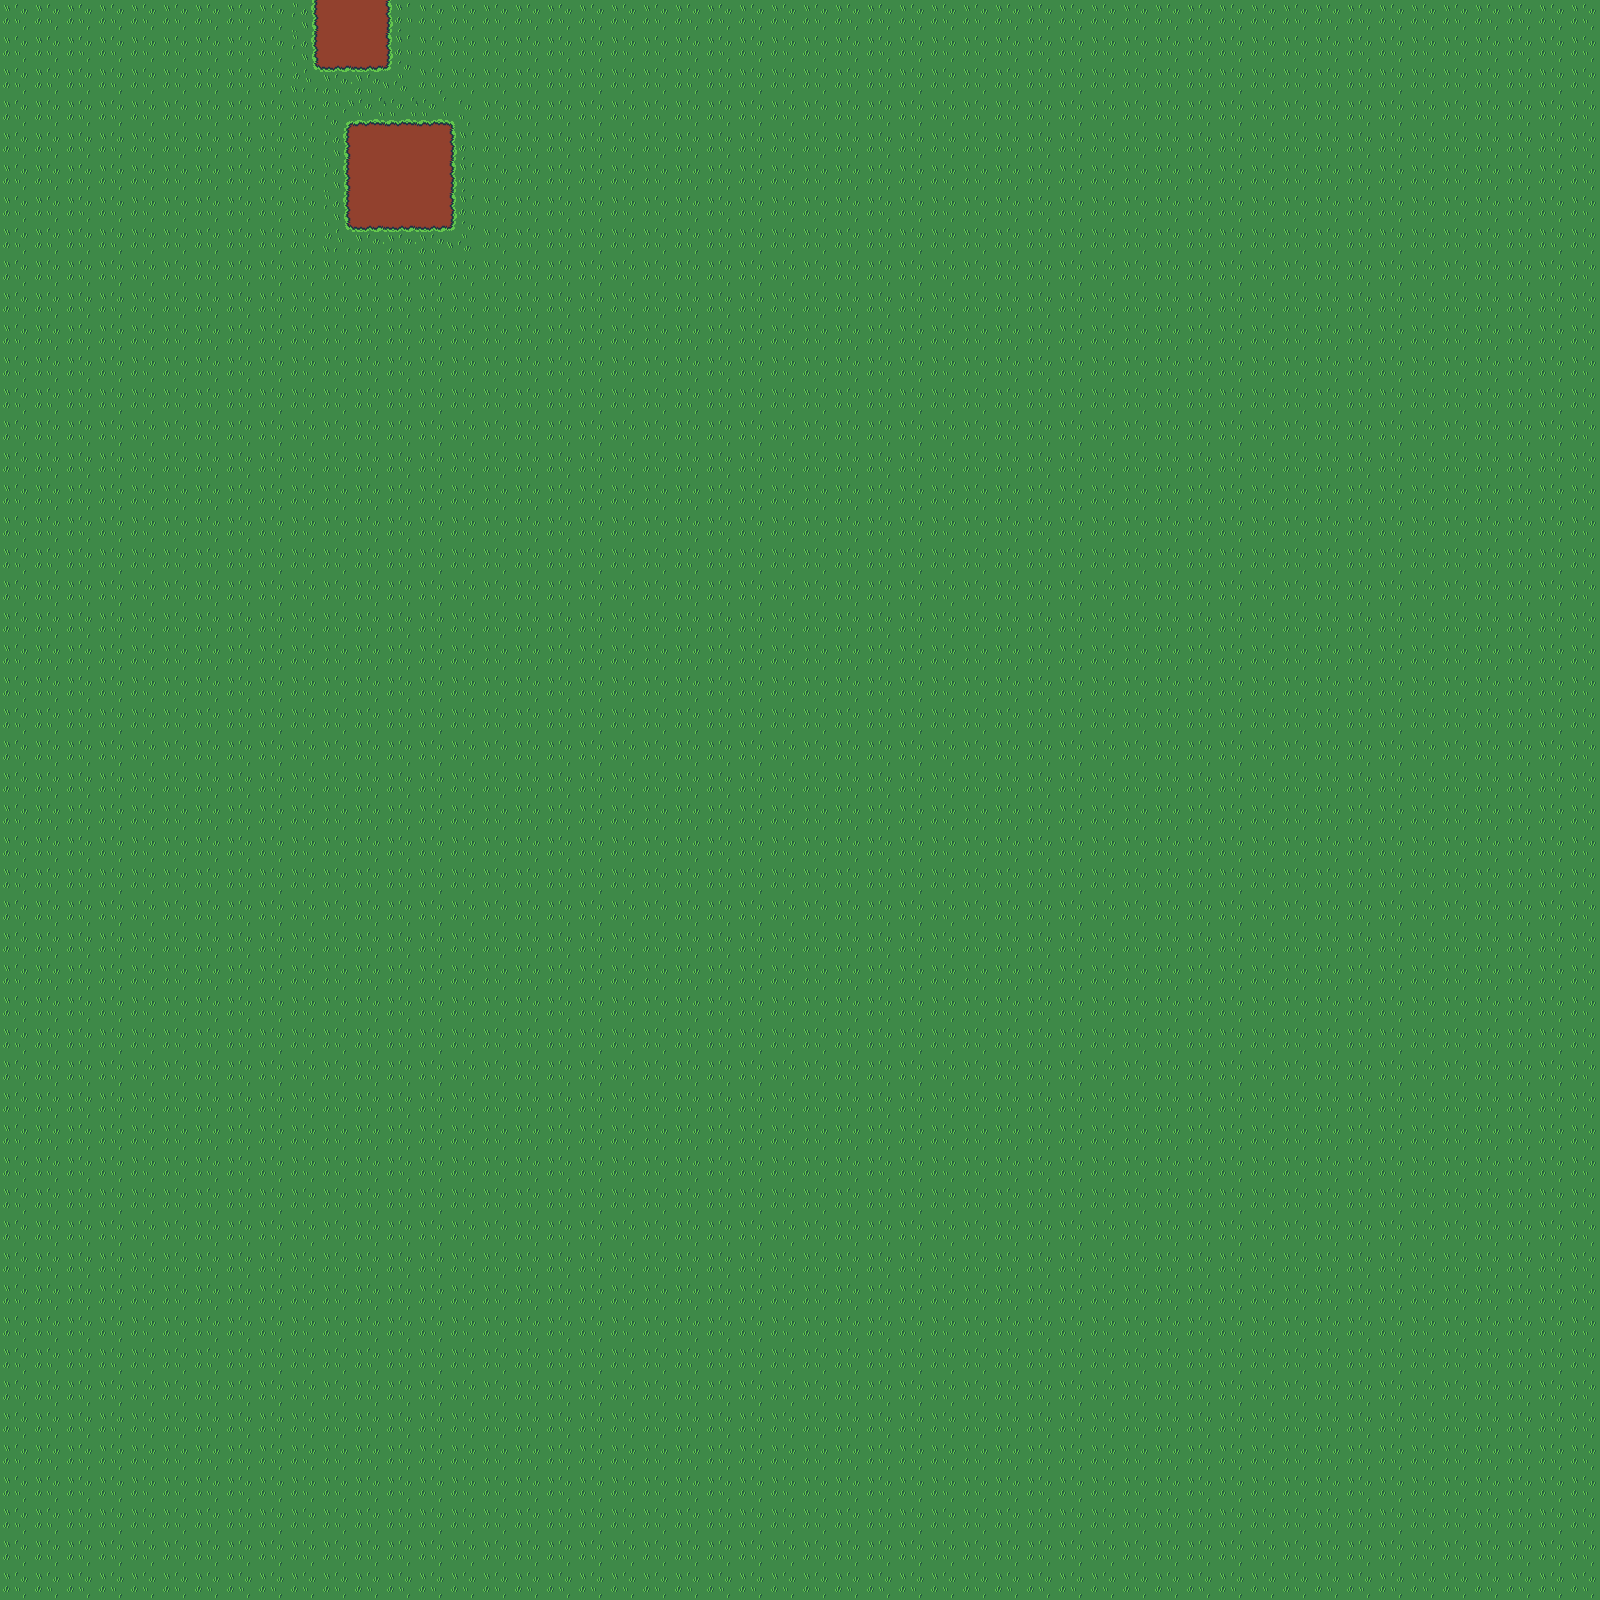

A 2D game scene composited from a Tiled map and its tileset images. What follows is a short description and the map's XML, with every tile layer's data as written:
An orthogonal 50x50 tile map with 32x32 px tiles, 1 tile layer (Tile Layer 1) and 1 object (player).

<map version="1.10" tiledversion="1.10.2" orientation="orthogonal" renderorder="right-down" width="50" height="50" tilewidth="32" tileheight="32" infinite="0" nextlayerid="4" nextobjectid="2">
 <tileset firstgid="1" source="tilemap.tsx" />
 <layer id="1" name="Tile Layer 1" width="50" height="50">
  <data encoding="csv">
5,5,5,5,5,5,5,5,5,9,10,10,11,5,5,5,5,5,5,5,5,5,5,5,5,5,5,5,5,5,5,5,5,5,5,5,5,5,5,5,5,5,5,5,5,5,5,5,5,5,
5,5,5,5,5,5,5,5,5,9,10,10,11,5,5,5,5,5,5,5,5,5,5,5,5,5,5,5,5,5,5,5,5,5,5,5,5,5,5,5,5,5,5,5,5,5,5,5,5,5,
5,5,5,5,5,5,5,5,5,17,18,18,19,5,5,5,5,5,5,5,5,5,5,5,5,5,5,5,5,5,5,5,5,5,5,5,5,5,5,5,5,5,5,5,5,5,5,5,5,5,
5,5,5,5,5,5,5,5,5,5,1,2,2,2,3,5,5,5,5,5,5,5,5,5,5,5,5,5,5,5,5,5,5,5,5,5,5,5,5,5,5,5,5,5,5,5,5,5,5,5,
5,5,5,5,5,5,5,5,5,5,9,10,10,10,11,5,5,5,5,5,5,5,5,5,5,5,5,5,5,5,5,5,5,5,5,5,5,5,5,5,5,5,5,5,5,5,5,5,5,5,
5,5,5,5,5,5,5,5,5,5,9,10,10,10,11,5,5,5,5,5,5,5,5,5,5,5,5,5,5,5,5,5,5,5,5,5,5,5,5,5,5,5,5,5,5,5,5,5,5,5,
5,5,5,5,5,5,5,5,5,5,9,10,10,10,11,5,5,5,5,5,5,5,5,5,5,5,5,5,5,5,5,5,5,5,5,5,5,5,5,5,5,5,5,5,5,5,5,5,5,5,
5,5,5,5,5,5,5,5,5,5,17,18,18,18,19,5,5,5,5,5,5,5,5,5,5,5,5,5,5,5,5,5,5,5,5,5,5,5,5,5,5,5,5,5,5,5,5,5,5,5,
5,5,5,5,5,5,5,5,5,5,5,5,5,5,5,5,5,5,5,5,5,5,5,5,5,5,5,5,5,5,5,5,5,5,5,5,5,5,5,5,5,5,5,5,5,5,5,5,5,5,
5,5,5,5,5,5,5,5,5,5,5,5,5,5,5,5,5,5,5,5,5,5,5,5,5,5,5,5,5,5,5,5,5,5,5,5,5,5,5,5,5,5,5,5,5,5,5,5,5,5,
5,5,5,5,5,5,5,5,5,5,5,5,5,5,5,5,5,5,5,5,5,5,5,5,5,5,5,5,5,5,5,5,5,5,5,5,5,5,5,5,5,5,5,5,5,5,5,5,5,5,
5,5,5,5,5,5,5,5,5,5,5,5,5,5,5,5,5,5,5,5,5,5,5,5,5,5,5,5,5,5,5,5,5,5,5,5,5,5,5,5,5,5,5,5,5,5,5,5,5,5,
5,5,5,5,5,5,5,5,5,5,5,5,5,5,5,5,5,5,5,5,5,5,5,5,5,5,5,5,5,5,5,5,5,5,5,5,5,5,5,5,5,5,5,5,5,5,5,5,5,5,
5,5,5,5,5,5,5,5,5,5,5,5,5,5,5,5,5,5,5,5,5,5,5,5,5,5,5,5,5,5,5,5,5,5,5,5,5,5,5,5,5,5,5,5,5,5,5,5,5,5,
5,5,5,5,5,5,5,5,5,5,5,5,5,5,5,5,5,5,5,5,5,5,5,5,5,5,5,5,5,5,5,5,5,5,5,5,5,5,5,5,5,5,5,5,5,5,5,5,5,5,
5,5,5,5,5,5,5,5,5,5,5,5,5,5,5,5,5,5,5,5,5,5,5,5,5,5,5,5,5,5,5,5,5,5,5,5,5,5,5,5,5,5,5,5,5,5,5,5,5,5,
5,5,5,5,5,5,5,5,5,5,5,5,5,5,5,5,5,5,5,5,5,5,5,5,5,5,5,5,5,5,5,5,5,5,5,5,5,5,5,5,5,5,5,5,5,5,5,5,5,5,
5,5,5,5,5,5,5,5,5,5,5,5,5,5,5,5,5,5,5,5,5,5,5,5,5,5,5,5,5,5,5,5,5,5,5,5,5,5,5,5,5,5,5,5,5,5,5,5,5,5,
5,5,5,5,5,5,5,5,5,5,5,5,5,5,5,5,5,5,5,5,5,5,5,5,5,5,5,5,5,5,5,5,5,5,5,5,5,5,5,5,5,5,5,5,5,5,5,5,5,5,
5,5,5,5,5,5,5,5,5,5,5,5,5,5,5,5,5,5,5,5,5,5,5,5,5,5,5,5,5,5,5,5,5,5,5,5,5,5,5,5,5,5,5,5,5,5,5,5,5,5,
5,5,5,5,5,5,5,5,5,5,5,5,5,5,5,5,5,5,5,5,5,5,5,5,5,5,5,5,5,5,5,5,5,5,5,5,5,5,5,5,5,5,5,5,5,5,5,5,5,5,
5,5,5,5,5,5,5,5,5,5,5,5,5,5,5,5,5,5,5,5,5,5,5,5,5,5,5,5,5,5,5,5,5,5,5,5,5,5,5,5,5,5,5,5,5,5,5,5,5,5,
5,5,5,5,5,5,5,5,5,5,5,5,5,5,5,5,5,5,5,5,5,5,5,5,5,5,5,5,5,5,5,5,5,5,5,5,5,5,5,5,5,5,5,5,5,5,5,5,5,5,
5,5,5,5,5,5,5,5,5,5,5,5,5,5,5,5,5,5,5,5,5,5,5,5,5,5,5,5,5,5,5,5,5,5,5,5,5,5,5,5,5,5,5,5,5,5,5,5,5,5,
5,5,5,5,5,5,5,5,5,5,5,5,5,5,5,5,5,5,5,5,5,5,5,5,5,5,5,5,5,5,5,5,5,5,5,5,5,5,5,5,5,5,5,5,5,5,5,5,5,5,
5,5,5,5,5,5,5,5,5,5,5,5,5,5,5,5,5,5,5,5,5,5,5,5,5,5,5,5,5,5,5,5,5,5,5,5,5,5,5,5,5,5,5,5,5,5,5,5,5,5,
5,5,5,5,5,5,5,5,5,5,5,5,5,5,5,5,5,5,5,5,5,5,5,5,5,5,5,5,5,5,5,5,5,5,5,5,5,5,5,5,5,5,5,5,5,5,5,5,5,5,
5,5,5,5,5,5,5,5,5,5,5,5,5,5,5,5,5,5,5,5,5,5,5,5,5,5,5,5,5,5,5,5,5,5,5,5,5,5,5,5,5,5,5,5,5,5,5,5,5,5,
5,5,5,5,5,5,5,5,5,5,5,5,5,5,5,5,5,5,5,5,5,5,5,5,5,5,5,5,5,5,5,5,5,5,5,5,5,5,5,5,5,5,5,5,5,5,5,5,5,5,
5,5,5,5,5,5,5,5,5,5,5,5,5,5,5,5,5,5,5,5,5,5,5,5,5,5,5,5,5,5,5,5,5,5,5,5,5,5,5,5,5,5,5,5,5,5,5,5,5,5,
5,5,5,5,5,5,5,5,5,5,5,5,5,5,5,5,5,5,5,5,5,5,5,5,5,5,5,5,5,5,5,5,5,5,5,5,5,5,5,5,5,5,5,5,5,5,5,5,5,5,
5,5,5,5,5,5,5,5,5,5,5,5,5,5,5,5,5,5,5,5,5,5,5,5,5,5,5,5,5,5,5,5,5,5,5,5,5,5,5,5,5,5,5,5,5,5,5,5,5,5,
5,5,5,5,5,5,5,5,5,5,5,5,5,5,5,5,5,5,5,5,5,5,5,5,5,5,5,5,5,5,5,5,5,5,5,5,5,5,5,5,5,5,5,5,5,5,5,5,5,5,
5,5,5,5,5,5,5,5,5,5,5,5,5,5,5,5,5,5,5,5,5,5,5,5,5,5,5,5,5,5,5,5,5,5,5,5,5,5,5,5,5,5,5,5,5,5,5,5,5,5,
5,5,5,5,5,5,5,5,5,5,5,5,5,5,5,5,5,5,5,5,5,5,5,5,5,5,5,5,5,5,5,5,5,5,5,5,5,5,5,5,5,5,5,5,5,5,5,5,5,5,
5,5,5,5,5,5,5,5,5,5,5,5,5,5,5,5,5,5,5,5,5,5,5,5,5,5,5,5,5,5,5,5,5,5,5,5,5,5,5,5,5,5,5,5,5,5,5,5,5,5,
5,5,5,5,5,5,5,5,5,5,5,5,5,5,5,5,5,5,5,5,5,5,5,5,5,5,5,5,5,5,5,5,5,5,5,5,5,5,5,5,5,5,5,5,5,5,5,5,5,5,
5,5,5,5,5,5,5,5,5,5,5,5,5,5,5,5,5,5,5,5,5,5,5,5,5,5,5,5,5,5,5,5,5,5,5,5,5,5,5,5,5,5,5,5,5,5,5,5,5,5,
5,5,5,5,5,5,5,5,5,5,5,5,5,5,5,5,5,5,5,5,5,5,5,5,5,5,5,5,5,5,5,5,5,5,5,5,5,5,5,5,5,5,5,5,5,5,5,5,5,5,
5,5,5,5,5,5,5,5,5,5,5,5,5,5,5,5,5,5,5,5,5,5,5,5,5,5,5,5,5,5,5,5,5,5,5,5,5,5,5,5,5,5,5,5,5,5,5,5,5,5,
5,5,5,5,5,5,5,5,5,5,5,5,5,5,5,5,5,5,5,5,5,5,5,5,5,5,5,5,5,5,5,5,5,5,5,5,5,5,5,5,5,5,5,5,5,5,5,5,5,5,
5,5,5,5,5,5,5,5,5,5,5,5,5,5,5,5,5,5,5,5,5,5,5,5,5,5,5,5,5,5,5,5,5,5,5,5,5,5,5,5,5,5,5,5,5,5,5,5,5,5,
5,5,5,5,5,5,5,5,5,5,5,5,5,5,5,5,5,5,5,5,5,5,5,5,5,5,5,5,5,5,5,5,5,5,5,5,5,5,5,5,5,5,5,5,5,5,5,5,5,5,
5,5,5,5,5,5,5,5,5,5,5,5,5,5,5,5,5,5,5,5,5,5,5,5,5,5,5,5,5,5,5,5,5,5,5,5,5,5,5,5,5,5,5,5,5,5,5,5,5,5,
5,5,5,5,5,5,5,5,5,5,5,5,5,5,5,5,5,5,5,5,5,5,5,5,5,5,5,5,5,5,5,5,5,5,5,5,5,5,5,5,5,5,5,5,5,5,5,5,5,5,
5,5,5,5,5,5,5,5,5,5,5,5,5,5,5,5,5,5,5,5,5,5,5,5,5,5,5,5,5,5,5,5,5,5,5,5,5,5,5,5,5,5,5,5,5,5,5,5,5,5,
5,5,5,5,5,5,5,5,5,5,5,5,5,5,5,5,5,5,5,5,5,5,5,5,5,5,5,5,5,5,5,5,5,5,5,5,5,5,5,5,5,5,5,5,5,5,5,5,5,5,
5,5,5,5,5,5,5,5,5,5,5,5,5,5,5,5,5,5,5,5,5,5,5,5,5,5,5,5,5,5,5,5,5,5,5,5,5,5,5,5,5,5,5,5,5,5,5,5,5,5,
5,5,5,5,5,5,5,5,5,5,5,5,5,5,5,5,5,5,5,5,5,5,5,5,5,5,5,5,5,5,5,5,5,5,5,5,5,5,5,5,5,5,5,5,5,5,5,5,5,5,
5,5,5,5,5,5,5,5,5,5,5,5,5,5,5,5,5,5,5,5,5,5,5,5,5,5,5,5,5,5,5,5,5,5,5,5,5,5,5,5,5,5,5,5,5,5,5,5,5,5
</data>
 </layer>
 <objectgroup id="3" name="objects">
  <object id="1" name="player" x="500" y="300">
   <point />
  </object>
 </objectgroup>
</map>
